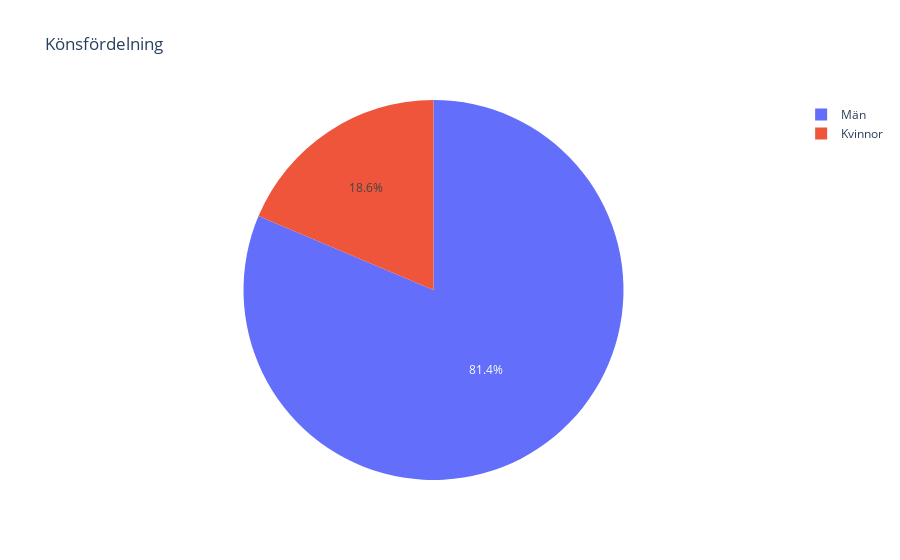

Here is the notebook cell this chart was saved with:
### Code cell
plots.gender_pie(sport_data)

### Figure 1 — Plotly figure (JSON) as saved in the notebook; plotly's stock layout.template omitted (floating-point values rounded to 4 significant figures)
{"data": [{"domain": {"x": [0, 1], "y": [0, 1]}, "hovertemplate": "label=%{label}<br>value=%{value}<extra></extra>", "labels": ["Män", "Kvinnor"], "legendgroup": "", "name": "", "showlegend": true, "type": "pie", "values": [8735, 2000]}], "layout": {"legend": {"tracegroupgap": 0}, "title": {"text": "Könsfördelning"}}}
